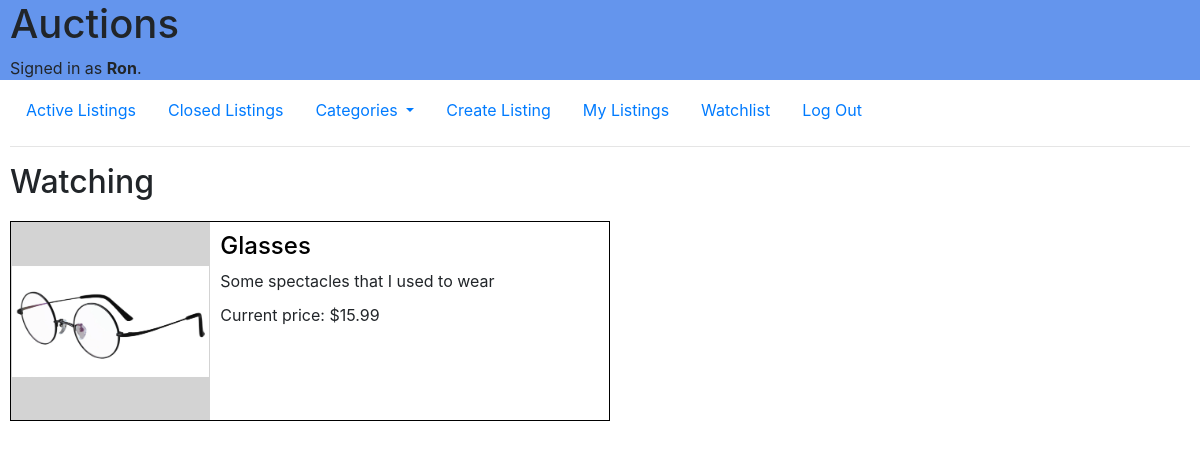
Page /auction/watching (signed in) on the committed database.
### mail/models.py (models this page shows)
class User(AbstractUser):
    pass

### auction/models.py (models this page shows, shortened)
class Listing(models.Model):
    title = models.CharField(max_length=64)
    description = models.TextField()
    image = models.ImageField(blank=True, upload_to='images')
    categories = Choices("Clothing/Footwear","Books","Electronics","Cosmetics","Toys","Home/Garden","Sport/Leisure", "Other")
    category = models.CharField(choices=categories, max_length=32)
    price = models.DecimalField(decimal_places=2, max_digits=10)
    lister = models.ForeignKey(User, on_delete=models.CASCADE, related_name="selling")
    active = models.BooleanField(default=True)
    watchers = models.ManyToManyField(User, blank=True, related_name="watching")
    time = models.DateTimeField("Time listed", auto_now_add=True)

### auction/views.py (the view)
# urls.py: path("watching", views.watching, name="watching"),
def watching(request):
    return render(request, "auctions/watching.html", {
        "listings": Listing.objects.all()
    })

### auction/templates/auctions/watching.html
{% extends "auctions/layout.html" %}
{% block body %}
    <h2>Watching</h2>
    {% for listing in listings %}
        {% if user in listing.watchers.all %}
            <div class="mini-listing">
                <div class="mini-listing-left">
                    <img src="{{ listing.image.url }}" class="mini-listing-image">
                </div>
                <div class="mini-listing-right">
                    <a class="mini-listing-link" href="{% url 'listing' listing.id %}"><h4>{{ listing.title }}</h4></a>
                    {% if listing.active %}
                        <div class="mini-listing-description">{{ listing.description }}</div>
                        <p>Current price: ${{ listing.price }}</p>
                    {% else %}
                        <div class="mini-listing-description">This auction has ended</div>
                        <p class="mini-listing-price">Winning bid: ${{ listing.price }}</p>
                    {% endif %}
                </div>
            </div>
        {% endif %}
    {% endfor %}
{% endblock %}

### auction/templates/auctions/layout.html (shortened to what this page needs)
{% load static %}
<!DOCTYPE html>
<html lang="en">
    <head>
        <link rel="stylesheet" href="https://stackpath.bootstrapcdn.com/bootstrap/4.4.1/css/bootstrap.min.css">
        <link href="{% static 'auctions/styles.css' %}" rel="stylesheet">
    </head>
    <body>
        <div id="page-top">
            <h1>Auctions</h1>
            <div>
                {% if user.is_authenticated %}
                    Signed in as <strong>{{ user.username }}</strong>.
                {% else %}
                    Not signed in.
                {% endif %}
            </div>
        </div>
        <ul class="nav">
            <li class="nav-item">
                <a class="nav-link" href="{% url 'auctionindex' %}">Active Listings</a>
            </li>
            <li class="nav-item">
                <a class="nav-link" href="{% url 'close' %}">Closed Listings</a>
            </li>
            <li class="nav-item dropdown">
                <a class="nav-link dropdown-toggle" href="#" id="dropdownMenuLink" role="button" data-bs-toggle="dropdown" aria-expanded="false">
                    Categories
                </a>
            </li>
            {% if user.is_authenticated %}
                <li class="nav-item">
                    <a class="nav-link" href="{% url 'create' %}">Create Listing</a>
                </li>
                <li class="nav-item">
                    <a class="nav-link" href="{% url 'mine' %}">My Listings</a>
                </li>
                <li class="nav-item">
                    <a class="nav-link" href="{% url 'watching' %}">Watchlist</a>
                </li>
                <li class="nav-item">
                    <a class="nav-link" href="{% url 'auctionlogout' %}">Log Out</a>
                </li>
            {% endif %}
        </ul>
        <hr>
        {% block body %}
        {% endblock %}
    </body>
</html>

### auction/static/auctions/styles.css (style rules this page uses)
body { padding-left: 10px; padding-right: 10px; }
#page-top { background-color: cornflowerblue; padding-left: 10px; margin-left: -10px; margin-right: -10px; margin-bottom: 10px; }
p { margin: 0px; }
h2 { margin-bottom: 20px; }
.mini-listing { width: 600px; height: 200px; display: flex; border: 0.5px solid black; margin-bottom: 25px; }
.mini-listing-left { height: 100%; width: 200px; padding: 1px; display: flex; justify-content: center; align-items: center; background-color: lightgray; }
.mini-listing-image { max-height: 100%; max-width: 100%; object-fit: contain; }
.mini-listing-right { height: 100%; width: 400px; padding: 10px; }
.mini-listing-link { text-decoration: none; color: black; display: inline-block; }
.mini-listing-description { max-height: 100px; white-space: nowrap; overflow: hidden; text-overflow: ellipsis; margin-bottom: 10px; }

### rows in the picture
User: username "Ron"
Listing: image (picture), title "Glasses", description "Some spectacles that I used to wear", price "15.99"
